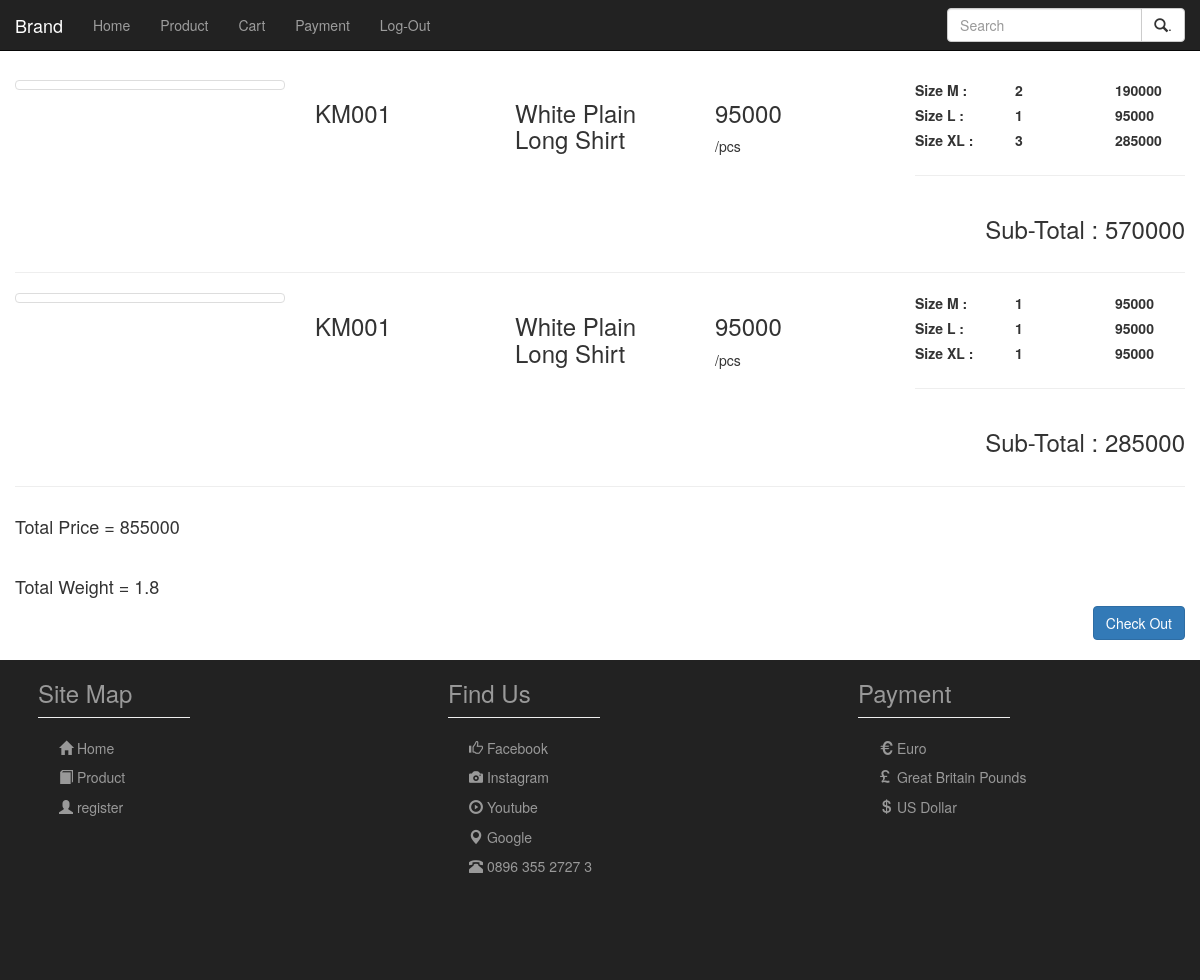
The app's page /index.php?page=member/cart.php&err=success (signed in) with its own data.
### tables this page shows
CREATE TABLE IF NOT EXISTS `cart` (
  `cartid` int(11) NOT NULL,
  `username` varchar(50) NOT NULL,
  `kode` varchar(50) NOT NULL,
  `qtyM` int(11) NOT NULL,
  `qtyL` int(11) NOT NULL,
  `qtyXL` int(11) NOT NULL,
  `date` varchar(20) NOT NULL
);

CREATE TABLE IF NOT EXISTS `product` (
  `kode` varchar(11) NOT NULL,
  `nama` varchar(50) NOT NULL,
  `tipe` varchar(20) NOT NULL,
  `harga` int(11) NOT NULL,
  `stockM` int(11) NOT NULL,
  `stockL` int(11) NOT NULL,
  `stockXL` int(11) NOT NULL,
  `deskripsi` varchar(50) NOT NULL,
  `berat` float NOT NULL,
  `image` varchar(100) NOT NULL
);

### connect.php (called while the page is built, shortened)
<?php
	function query($conn,$sql)
	{
		$index = 0;
		$result = mysqli_query($conn, $sql);
		if (mysqli_num_rows($result) > 0) {
		    while($row = mysqli_fetch_assoc($result)) {
		        $arr[$index]=$row;
		        $index++;
		    }
		} else {
		    $arr = null;
		}
		return $arr;
	}
 ?>

### member/cart.php (the view, shortened to what this page needs)
<?php include "connect.php" ?>
<br/><br/><br/><br/>
<div class='container-fluid'>
<form action='index.php?page=member/checkout.php' method='post'>
<?php
	$username = $_SESSION['username'];
	$arr = query($con,"select * from cart c join product p on p.kode = c.kode where username = '$username' ");
	$total_harga = 0;
	$total_berat = 0;
	foreach ($arr as $value) {
		$sub_total = $value['harga']*($value['qtyM']+$value['qtyL']+$value['qtyXL']);
		$sub_berat = $value['berat']*($value['qtyM']+$value['qtyL']+$value['qtyXL']);
		$total_harga += $sub_total;
		$total_berat += $sub_berat;
		?>
		<div class="row">
		<div class="col-md-3"><a href="#" class="thumbnail"><img src="images/<?php echo $value['image'] ?>" alt=""></a></div>
		<div class='col-md-2'><h3><?php echo $value['kode'] ?></h3></div>
		<div class='col-md-2'><h3><?php echo $value['nama'] ?></h3></div>
		<div class='col-md-2'><h3><?php echo $value['harga'] ?></h3> /pcs</div>
		<div class="col-md-3">
			<div class="row">
				<div class="col-md-4"><label>Size M : </label></div>
				<div class="col-md-4"><label><?php echo $value['qtyM'] ?></label></div>
				<div class="col-md-4"><label> <?php echo $value['qtyM']*$value['harga'] ?> </label></div>
			</div>
			<div class="row">
				<div class="col-md-4"><label>Size L : </label></div>
				<div class="col-md-4"><label><?php echo $value['qtyL'] ?></label></div>
				<div class="col-md-4"><label> <?php echo $value['qtyL']*$value['harga'] ?> </label></div>
			</div>
			<div class="row">
				<div class="col-md-4"><label>Size XL : </label></div>
				<div class="col-md-4"><label><?php echo $value['qtyXL'] ?></label></div>
				<div class="col-md-4"><label> <?php echo $value['qtyXL']*$value['harga'] ?> </label></div>
			</div>
			<hr>
			<div class="row"><div class="col-md-12"><h3 class='pull-right'>Sub-Total : <?php echo $sub_total ?></h3></div></div>
		</div>
		</div>
		<hr>
		<?php
	}
 ?>
<div class="row">
	<div class="col-md-12">
<h4>Total Price = <?php echo $total_harga ?></h4>
<br/>
<h4>Total Weight = <?php echo $total_berat ?></h4>
</div>
 </div>
 <button class='btn btn-primary pull-right' type='submit'>Check Out</button>
 </form>
 </div>
 <br/>

### index.php (shortened to what this page needs)
<html>
<head>
	<link rel="stylesheet" type="text/css" href="css/bootstrap.min.css">
	<link rel="stylesheet" type="text/css" href="css.css">
</head>
<body>
	<?php include "header.php" ?>
	<div style='min-height:395'>
	<?php
		if(isset($_GET['page']))
		{
			include $_GET['page'];
		}
		else
		{
			include 'home.php';
		}
	 ?>
	 </div>
	<?php include "footer.php" ?>
</body>
</html>

### header.php (shortened to what this page needs)
<?php if(!isset($_SESSION['username'])) {?>
	<nav class="navbar navbar-inverse navbar-fixed-top" role="navigation"  style='border-radius:0;'>
  <div class="container-fluid">
    <div class="navbar-header">
      <button type="button" class="navbar-toggle collapsed" data-toggle="collapse" data-target="#bs-example-navbar-collapse-1">
        <span class="sr-only">Toggle navigation</span>
        <span class="icon-bar"></span>
        <span class="icon-bar"></span>
        <span class="icon-bar"></span>
      </button>
      <a class="navbar-brand" href="index.php">Brand</a>
    </div>
    <div class="collapse navbar-collapse" id="bs-example-navbar-collapse-1">
      <ul class="nav navbar-nav">
        <li><a href="index.php">Home</a></li>
        <li><a href="index.php?page=guest/product.php">Product</a></li>
        <li><a href="index.php?page=guest/register.php">member</a></li>
        <!-- <li class="dropdown">
          <a href="#" class="dropdown-toggle" data-toggle="dropdown" role="button" aria-expanded="false">Dropdown <span class="caret"></span></a>
          <ul class="dropdown-menu" role="menu">
            <li><a href="#">Action</a></li>
            <li><a href="#">Another action</a></li>
            <li><a href="#">Something else here</a></li>
            <li class="divider"></li>
            <li><a href="#">Separated link</a></li>
            <li class="divider"></li>
            <li><a href="#">One more separated link</a></li>
          </ul>
        </li> -->
      </ul>
      <ul class="nav navbar-nav navbar-right">
        <form class="navbar-form navbar-left" role="search">
      <div class="row">
        <div class="col-lg-12">
          <div class="input-group">
            <input type="text" class="form-control" placeholder='Search'>
            <span class="input-group-btn">
              <button class="btn btn-default" type="button"><span class="glyphicon glyphicon-search" aria-hidden="true"></span>.</button>
            </span>
          </div>
        </div>
      </div>
      </form>
      </ul>
    </div>
  </div>
</nav>
<?php } else if($_SESSION['role']=="member"){?>
  <nav class="navbar navbar-inverse navbar-fixed-top" role="navigation"  style='border-radius:0;'>
  <div class="container-fluid">
    <div class="navbar-header">
      <a class="navbar-brand" href="index.php">Brand</a>
    </div>
    <div class="collapse navbar-collapse" id="bs-example-navbar-collapse-1">
      <ul class="nav navbar-nav">
        <li><a href="index.php">Home</a></li>
        <li><a href="index.php?page=member/product.php">Product</a></li>
        <li><a href="index.php?page=member/cart.php">Cart</a></li>
        <li><a href="index.php?page=member/payment.php">Payment</a></li>
        <li><a href="logout.php">Log-Out</a></li>
      </ul>
      <ul class="nav navbar-nav navbar-right">
        <form class="navbar-form navbar-left" role="search">
      <div class="row">
        <div class="col-lg-12">
          <div class="input-group">
            <input type="text" class="form-control" placeholder='Search'>
            <span class="input-group-btn">
              <button class="btn btn-default" type="button"><span class="glyphicon glyphicon-search" aria-hidden="true"></span>.</button>
            </span>
          </div>
        </div>
      </div>
      </form>
      </ul>
    </div>
  </div>
</nav>
<?php } ?>

### footer.php
<footer class='footer'>
  <div class="row footer">
    <div class="col-md-4">
        <h3>Site Map</h3>
        <hr>
        <ul>
          <li><a href='#'><span class='glyphicon glyphicon-home'></span> Home </a></li>
          <li><a href='#'><span class='glyphicon glyphicon-book'></span> Product </a></li>
          <li><a href='#'><span class='glyphicon glyphicon-user'></span> register </a></li>
        </ul>
    </div>
    <div class="col-md-4">
        <h3>Find Us</h3>
        <hr>
        <ul>
          <li><a href='#'><span class='glyphicon glyphicon-thumbs-up'></span> Facebook </a></li>
          <li><a href='#'><span class='glyphicon glyphicon-camera'></span> Instagram </a></li>
          <li><a href='#'><span class='glyphicon glyphicon-play-circle'></span> Youtube </a></li>
          <li><a href='#'><span class='glyphicon glyphicon-map-marker'></span> Google </a></li>
          <li><a href='#'><span class='glyphicon glyphicon-phone-alt'></span> 0896 355 2727 3 </a></li>
        </ul>
    </div>
    <div class="col-md-4">
        <h3>Payment</h3>
        <hr>
        <ul>
          <li><a href='#'><span class='glyphicon glyphicon-euro'></span> Euro </a></li>
          <li><a href='#'><span class='glyphicon glyphicon-gbp'></span> Great Britain Pounds </a></li>
          <li><a href='#'><span class='glyphicon glyphicon-usd'></span> US Dollar </a></li>
        </ul>
    </div>
  </div>
</footer>
</body>
</html>

### css.css (style rules this page uses)
body { overflow-x:hidden; }
.footer { background-color: #222; }
footer { color: #999; height: 40%; position: relative; z-index: 10; bottom: 0; }
footer h3 { margin-left: 10%; }
footer hr { width: 40%; margin-top: 0; margin-left: 10%; position: relative; left: 0; }
footer ul { list-style: none; margin-left: 5%; }
footer ul li { margin-bottom: 3%; }
footer a, footer a:link, footer a:active, footer a:visited, footer a:hover { text-decoration: none; color: inherit; }

### records on screen
cart: kode.kode "KM001", kode.nama "White Plain Long Shirt", kode.harga "95000", qtyM "2", $value['qtyM']*$value['harga'] "190000", qtyL "1", $value['qtyL']*$value['harga'] "95000", qtyXL "3", $value['qtyXL']*$value['harga'] "285000", sub_total "570000"
cart: kode.kode "KM001", kode.nama "White Plain Long Shirt", kode.harga "95000", qtyM "1", $value['qtyM']*$value['harga'] "95000", qtyL "1", $value['qtyL']*$value['harga'] "95000", qtyXL "1", $value['qtyXL']*$value['harga'] "95000", sub_total "285000"

### other values on screen
$total_harga "855000"
$total_berat "1.8"
